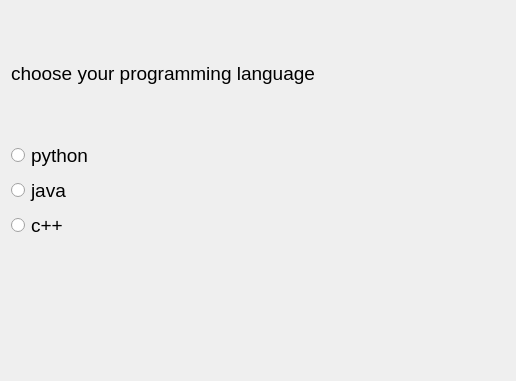
<?xml version="1.0" encoding="UTF-8"?>
<ui version="4.0">
 <class>Dialog</class>
 <widget class="QDialog" name="Dialog">
  <property name="geometry">
   <rect>
    <x>0</x>
    <y>0</y>
    <width>516</width>
    <height>381</height>
   </rect>
  </property>
  <property name="windowTitle">
   <string>Dialog</string>
  </property>
  <layout class="QVBoxLayout" name="verticalLayout_2">
   <item>
    <layout class="QVBoxLayout" name="verticalLayout">
     <item>
      <widget class="QLabel" name="label">
       <property name="font">
        <font>
         <family>Arial</family>
         <pointsize>14</pointsize>
        </font>
       </property>
       <property name="text">
        <string>choose your programming language</string>
       </property>
      </widget>
     </item>
     <item>
      <widget class="QRadioButton" name="radioButton_python">
       <property name="font">
        <font>
         <family>Arial</family>
         <pointsize>14</pointsize>
        </font>
       </property>
       <property name="text">
        <string>python</string>
       </property>
      </widget>
     </item>
     <item>
      <widget class="QRadioButton" name="radioButton_java">
       <property name="font">
        <font>
         <family>Arial</family>
         <pointsize>14</pointsize>
        </font>
       </property>
       <property name="text">
        <string>java</string>
       </property>
      </widget>
     </item>
     <item>
      <widget class="QRadioButton" name="radioButton_c">
       <property name="font">
        <font>
         <family>Arial</family>
         <pointsize>14</pointsize>
        </font>
       </property>
       <property name="text">
        <string>c++</string>
       </property>
      </widget>
     </item>
     <item>
      <widget class="QLabel" name="label_result">
       <property name="font">
        <font>
         <family>Arial</family>
         <pointsize>14</pointsize>
        </font>
       </property>
       <property name="text">
        <string/>
       </property>
      </widget>
     </item>
    </layout>
   </item>
  </layout>
 </widget>
 <resources/>
 <connections/>
</ui>
